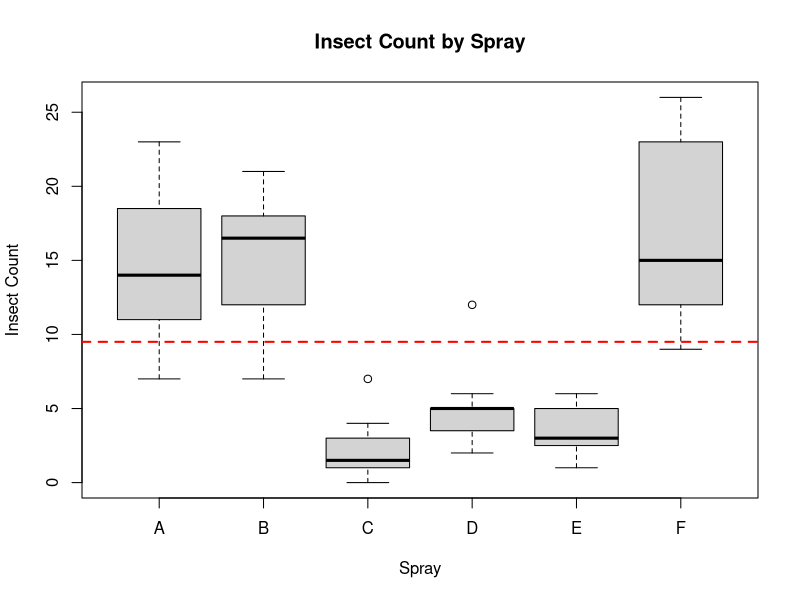
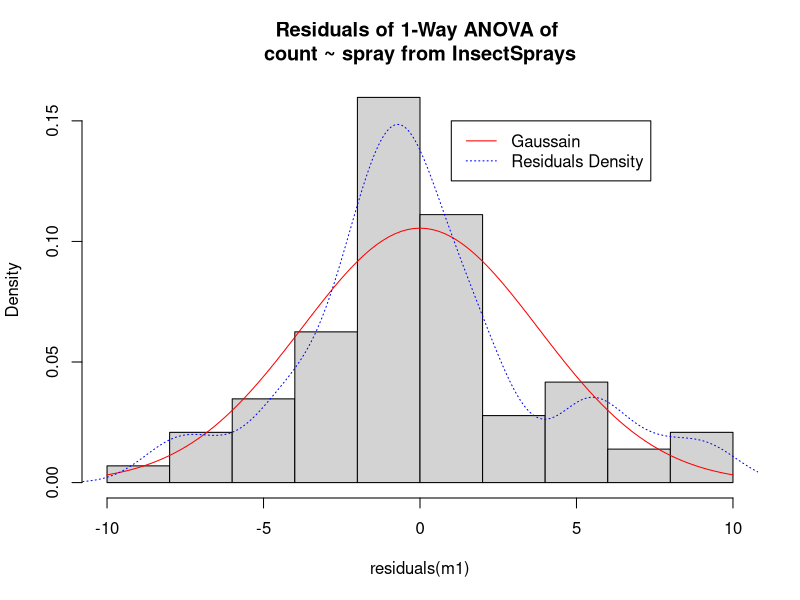
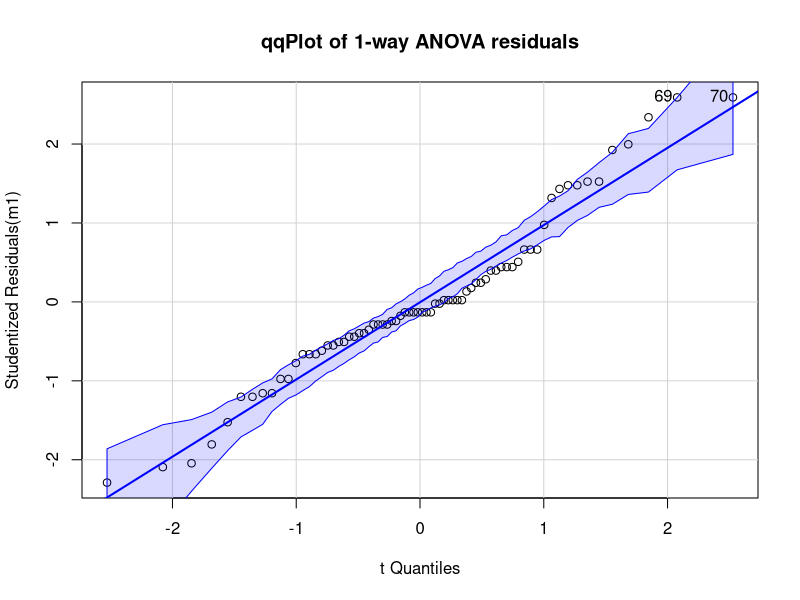

Generate these figures, in order, with R:
## ---- chunk 1
knitr::opts_chunk$set(echo = TRUE)
## ---- chunk 2
m1 <- aov(formula = count ~ spray, 
          data = InsectSprays)
## ---- chunk 3
boxplot(count ~ spray,  # create boxplot of count as a function of spray
        data = InsectSprays,
        xlab = "Spray",
        ylab = "Insect Count",
        main = "Insect Count by Spray")
abline(h = mean(InsectSprays$count),  # add overall mean line to boxplot
                lty = 2,
                lwd = 2,
                col = "red")

hist(residuals(m1), prob = TRUE,  # create histogram of density of residuals from ANOVA
     main = "Residuals of 1-Way ANOVA of \ncount ~ spray from InsectSprays")
curve(dnorm(x, mean = mean(residuals(m1)), sd = sd(residuals(m1))), add = TRUE, col = "red") # Add curve of what Gaussian Residuals would be
lines(density(residuals(m1)), col = "blue", lty = 3)  # add curve of test residuals
legend(x =1, y = 0.15,  # add legend labeling lines
       legend = c("Gaussain", "Residuals Density"),
       lty = c(1,3),
       col = c("red", "blue"))
## ---- chunk 4
library(car)
qqPlot(x = m1,
       main = "qqPlot of 1-way ANOVA residuals") # Generate qqplot of residuals of 1-way ANOVA
## ---- chunk 5
shapiro.test(residuals(m1)) 
